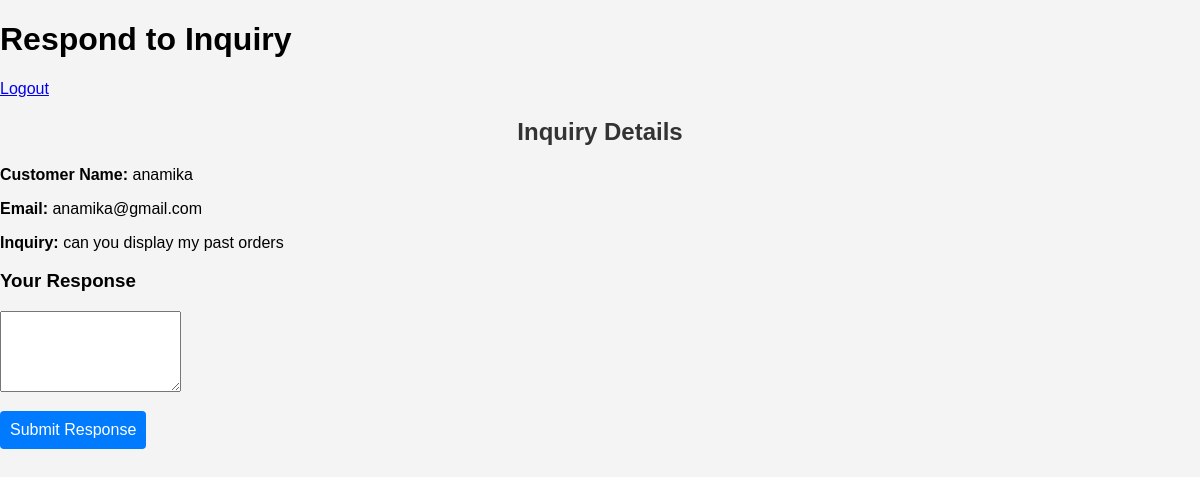
Screenshot of /respond_inquiry.php?id=1 (signed in) with the database file from the repository.
### tables this page shows
CREATE TABLE `inquiries` (
  `inquiry_id` int(11) NOT NULL,
  `customer_name` varchar(255) DEFAULT NULL,
  `customer_email` varchar(255) DEFAULT NULL,
  `inquiry` text DEFAULT NULL,
  `status` varchar(50) DEFAULT NULL,
  `seller_email` varchar(255) DEFAULT NULL
);

### respond_inquiry.php (the view, shortened to what this page needs)
<?php
require('db.php');
if (isset($_GET['id'])) {
    $inquiry_id = $_GET['id'];
    $query = "SELECT * FROM inquiries WHERE inquiry_id = ?";
    $stmt = $conn->prepare($query);
    $stmt->bind_param("i", $inquiry_id);
    $stmt->execute();
    $result = $stmt->get_result();
    if ($result->num_rows > 0) {
        $inquiry = $result->fetch_assoc();
    } else {
        echo "Inquiry not found.";
        exit();
    }
} else {
    echo "Invalid request.";
    exit();
}
?>
<!DOCTYPE html>
<html lang="en">
<head>
    <link rel="stylesheet" href="seller-style.css">
</head>
<body>
<div class="container">
    <header class="header">
        <h1>Respond to Inquiry</h1>
        <div class="logout">
            <a href="logout.php">Logout</a>
        </div>
    </header>
    <main class="main-content">
        <h2>Inquiry Details</h2>
        <p><strong>Customer Name:</strong> <?php echo htmlspecialchars($inquiry['customer_name']); ?></p>
        <p><strong>Email:</strong> <?php echo htmlspecialchars($inquiry['customer_email']); ?></p>
        <p><strong>Inquiry:</strong> <?php echo htmlspecialchars($inquiry['inquiry']); ?></p>
        <h3>Your Response</h3>
        <form action="submit_response.php" method="POST">
            <textarea name="response" rows="5" required></textarea><br>
            <input type="submit" value="Submit Response">
        </form>
    </main>
</div>
</body>
</html>

### seller-style.css (style rules this page uses)
body { font-family: Arial, sans-serif; background-color: #f4f4f4; margin: 0; padding: 0; }
h2 { text-align: center; color: #333; }
input[type="submit"] { margin-top: 15px; padding: 10px; background-color: #007bff; color: white; border: none; border-radius: 4px; cursor: pointer; font-size: 16px; transition: background-color 0.3s; }

### rows the page displays
inquiries: customer_name "anamika", customer_email "anamika@gmail.com", inquiry "can you display my past orders"
